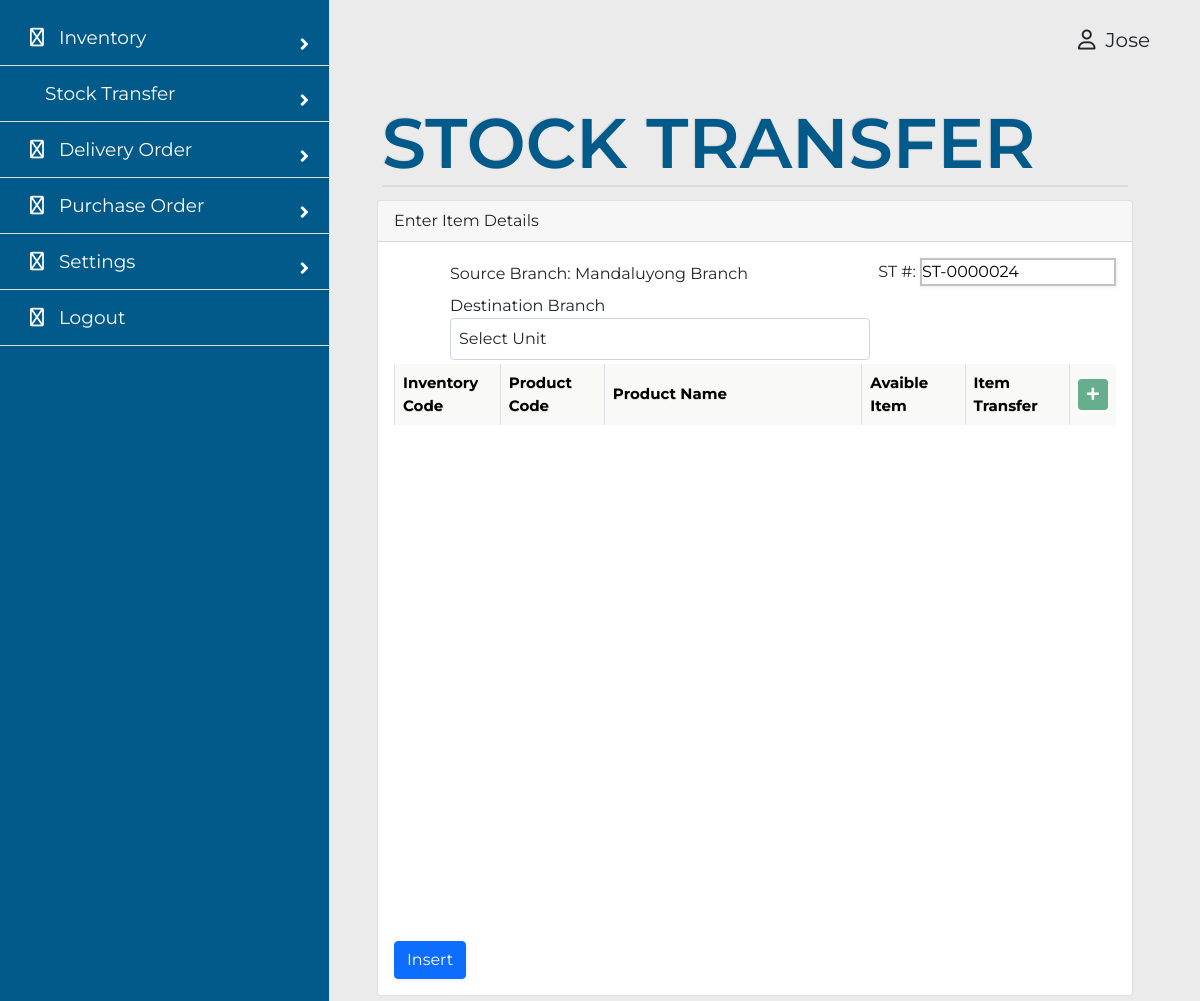
/stockmanager/stocktransfer.php (signed in), run on the app's committed database.
### tables this page shows
CREATE TABLE `tblusers` (
  `id` varchar(20) NOT NULL,
  `firstname` varchar(100) NOT NULL,
  `lastname` varchar(100) NOT NULL,
  `email` varchar(100) NOT NULL,
  `password` varchar(100) NOT NULL,
  `permission` int(1) NOT NULL,
  `branchid` varchar(10) NOT NULL,
  `active` tinyint(1) NOT NULL
);

CREATE TABLE `tblstocktransfer` (
  `id` varchar(20) NOT NULL,
  `source` varchar(20) NOT NULL,
  `destination` varchar(20) NOT NULL,
  `userid` varchar(20) NOT NULL,
  `stdate` date NOT NULL DEFAULT current_timestamp()
);

CREATE TABLE `tblbranch` (
  `id` varchar(10) NOT NULL,
  `name` varchar(59) NOT NULL,
  `branchaddress` varchar(59) NOT NULL,
  `contactnumber` varchar(12) NOT NULL,
  `audit` varchar(4) NOT NULL,
  `active` tinyint(1) NOT NULL
);

### actions/getdata.php (called while the page is built, shortened)
<?php
function getFirstName(string $uid) {
	$db = new DbConnect;
	$conn = $db->connect();
	$stmt = $conn->prepare("SELECT tblusers.firstname AS firstname FROM tblusers WHERE id = :uid");
	$stmt->execute([
		':uid' => $uid
	]);
	$users = $stmt->fetchAll(PDO::FETCH_ASSOC);
	foreach ($users as $user) {
		$firstname = $user['firstname'];
	}
	return $firstname;
}
function getId(string $uid) {
	$db = new DbConnect;
	$conn = $db->connect();
	$stmt = $conn->prepare("SELECT tblusers.id AS userid FROM tblusers WHERE id = :uid");
	$stmt->execute([
		':uid' => $uid
	]);
	$users = $stmt->fetchAll(PDO::FETCH_ASSOC);
	foreach ($users as $user) {
		$id = $user['userid'];
	}
	return $id;
}
function getBranch(string $uid) {
	$db = new DbConnect;
	$conn = $db->connect();
	$stmt = $conn->prepare("SELECT tblusers.branchid AS branchid FROM tblusers WHERE id = :uid");
	$stmt->execute([
		':uid' => $uid
	]);
	$users = $stmt->fetchAll(PDO::FETCH_ASSOC);
	foreach ($users as $user) {
		$id = $user['branchid'];
	}
	return $id;
}
function displayBranch(string $uid) {
	$db = new DbConnect;
	$conn = $db->connect();
	$branchid = getBranch($uid);
	$stmt = $conn->prepare("SELECT tblbranch.name AS branchname FROM tblbranch WHERE id = :id");
	$stmt->execute([
		':id' => $branchid
	]);
	$branches = $stmt->fetchAll(PDO::FETCH_ASSOC);
	foreach ($branches as $branch) {
		$name = $branch['branchname'];
	}
	return $name;
}
 ?>

### actions/adddata.php (called while the page is built, shortened)
<?php
	function createId(string $tblName) {
		switch ($tblName) {
			case 'tblstocktransfer':
				$index = "ST-";
				break;
		}
		$db = new DbConnect;
		$conn = $db->connect();
		$stmt = $conn->prepare("SELECT * FROM ".$tblName." ORDER BY id DESC LIMIT 1");
		$stmt->execute();
		$items = $stmt->fetchAll(PDO::FETCH_ASSOC);
		foreach ($items as $item) {
			 $lastid = $item['id'];
		}
		if (empty($items)) {
			$number = $index . "0000001";
		} else {
			$idd = str_replace($index,"",$lastid);
			$id = str_pad($idd + 1, 7, 0, STR_PAD_LEFT);
			$number = $index . $id;
		}
		return $number;
	}
 ?>

### stockmanager/stocktransfer.php (the view, shortened to what this page needs)
<?php
include '../actions/getdata.php';
include '../actions/adddata.php';
$id = $_SESSION['uid'];
$branchid = getBranch($id);
function displayUser() {
  $output = '';
  if (isset($_SESSION['uid'])) {
    $id = $_SESSION['uid'];
    $userid = getId($id);
    $firstname = getFirstname($id);
    $output  .= '<p id="user" data-id="'.$userid.'">'.$firstname.'</p>';
  }
  return $output;
}
?>
<!DOCTYPE html>
<html>
	<head>
		<link rel="stylesheet" href="../admin/assets/style.css">
		<link rel="stylesheet" href="https://pro.fontawesome.com/releases/v6.0.0-beta3/css/all.css" type="text/css">
		<link href="https://cdn.jsdelivr.net/npm/bootstrap@5.0.2/dist/css/bootstrap.min.css" rel="stylesheet">
		<link rel="stylesheet" href="https://cdn.jsdelivr.net/npm/bootstrap-select@1.14.0-beta2/dist/css/bootstrap-select.min.css">
		<link rel="stylesheet" href="https://pro.fontawesome.com/releases/v5.10.0/css/all.css"/>
	</head>
	<body>
    <div class="side-bar">
      <div class="menu">
        <div class="item">
         <a class="sub-btn"><i class="fa-regular fa-warehouse"></i>Inventory<i class="fas fa-angle-right dropdown"></i></a>
        </div>
        <div class="item">
         <a class="sub-btn"><i class="fa-regular fa-box-circle-check"></i>Stock Transfer<i class="fas fa-angle-right dropdown"></i></a>
        </div>
        <div class="item">
         <a class="sub-btn"><i class="fa-regular fa-truck"></i>Delivery Order<i class="fas fa-angle-right dropdown"></i></a>
        </div>
        <div class="item">
         <a class="sub-btn"><i class="fa-regular fa-file-invoice"></i>Purchase Order<i class="fas fa-angle-right dropdown"></i></a>
        </div>
        <div class="item">
         <a class="sub-btn"><i class="fa-regular fa-gears"></i>Settings<i class="fas fa-angle-right dropdown"></i></a>
        </div>
        <div class="item"><a href="login.php"><i class="fa-regular fa-arrow-right-from-bracket"></i>Logout</a></div>
      </div>
    </div>
<div class="usericon"><?php echo displayUser(); ?> <i class="fa-regular fa-user"></i></div>
    <div class="main">
		<div class="container">
		  	<div class="table-title">
		    	<h3>STOCK TRANSFER</h3>
		    </div>
			<div class="card">
				<div class="card-header">Enter Item Details</div>
				<div class="card-body">
					<form method="post" id="insert_form">
						<div class="table-repsonsive">
							<table class="table table-bordered" id="item_table" style="max-height: 150px; overflow-y: scroll !important;">
							<div class="float-end">
								<label for="po_number">ST #:</label>
								<input type="text" name="stocktransfer_number" class="input-field" value="<?php echo createId('tblstocktransfer');  ?>" readonly>
							</div>
							<div class="row">
							<div class="container m-1">
								<label>Source Branch: <?php echo displayBranch($id); ?></label>
							</div>
							<div class="container m-1">
								<label>Destination Branch</label>
								<select name="destination_branch" class="p-2 col col-sm-2 form-control selectpicker destination_branch" id="destination_branch" required><option value="">Select Unit</option><?php echo fill_unit_select_box_branch2($connect, $branchid); ?></select>
							</div>
							<thead style=" display: block; ">
								<tr>
									<th width="15%">Inventory Code</th>
									<th width="15%">Product Code</th>
									<th width="40%">Product Name</th>
									<th width="15%">Avaible Item</th>
									<th width="15%">Item Transfer</th>
									<th><button type="button" name="add" class="btn btn-success btn-sm add"><i class="fas fa-plus"></i></button></th>
								</tr>
							</thead>
							<tbody id="add-row" style="display: block; height: 500px;overflow-y: auto;overflow-x: hidden;">
							<tr></tr></tbody>
							</div>
							</table>
								<div class="col-sm-6" style="float: left">
									<input type="submit" name="submit" id="submit_button" class="btn btn-primary" value="Insert" />
								</div>
							</div>
						</div>
				</div>
			</div>
		</div>
	</body>
</html>

### admin/assets/style.css (style rules this page uses)
* { margin: 0; padding: 0; box-sizing: border-box; font-family: "Montserrat", sans-serif; }
body { overflow-x: hidden; min-height: 100vh; background: url(images/bg.png)no-repeat; background-size: cover; background-position: center; }
input { border: 2px solid #C2C2C2; box-shadow: 1px 1px 4px #EBEBEB; }
.usericon { text-align: right; font-size: 20px; margin: 25px 50px; display: flex; align-items: baseline; justify-content: end; flex-direction: row-reverse; gap: 10px; }
.row { padding-left: 40px; }
.side-bar { background: #015a8a; width: 330px; height: 100%; position: fixed; top: 0; left: 0; transition: 0.6s ease; transition-property: left; overflow-y: auto; border-style: none solid none none;; border-width: 1px; border-color: #e3e2e2; }
.side-bar .menu { width: 100%; margin-top: 10px; }
.side-bar .menu .item { position: relative; cursor: pointer; }
.side-bar .menu .item a { color: #ffffff; font-size: 18.5px; text-decoration: none; display: block; padding: 5px 30px; line-height: 45px; border-bottom-style: solid; border-width: 1px; border-color: #e3e2e2; }
.side-bar .menu .item i { margin-right: 15px; }
.side-bar .menu .item a .dropdown { position: absolute; right: 0; margin: 20px; transition: 0.3s ease; }
@media (min-width: 1200px) { .container { width: 950px; margin-top: 100px; } }
@media (min-width: 1200px) { .main { overflow-x: auto; margin-left: 360px; margin-right: 50px; margin-top: -105px; padding: 5px; } }
@media (min-width: 1200px) { div.table-title { display: block; margin: auto; width: 100%; padding: 5px; width: 100%; margin-top: 7%; } }
@media (min-width: 1200px) { .table-title h3 { font-size: 70px; font-weight: 600; font-style: normal; font-family: "Montserrat", sans-serif; border-bottom: 2px solid #ddd; text-shadow: -1px -1px 1px rgba(0, 0, 0, 0.1); text-transform: uppercase; color: #015a8a; } }
@media (min-width: 1200px) { th { color: #000000; border-bottom: 4px solid #000000; border-right: 1px solid #000000; font-size: 15px; padding: 15px; background-color: #f9f9f8; text-align: left; text-shadow: 0 1px 1px rgba(0, 0, 0, 0.1); vertical-align: middle; } }
@media (min-width: 1200px) { th:first-child { border-top-left-radius: 3px; } }
@media (min-width: 1200px) { th:last-child { border-top-right-radius: 3px; border-right: none; } }
@media (min-width: 1200px) { tr { border-top: 1px solid #000000; border-bottom: 1px solid #000000; background: #f9f9f8; color: #3e3d43; font-size: 36px; font-weight: normal; text-shadow: 0 1px 1px rgba(256, 256, 256, 0.1); } }
@media (min-width: 1200px) { tr:first-child { border-top: none; } }
@media (min-width: 1200px) { tr:last-child { border-bottom: none; } }

### data on the page
tblusers: firstname "Jose"
tblstocktransfer: stocktransfer_number "ST-0000024"
tblbranch: name "Mandaluyong Branch"
